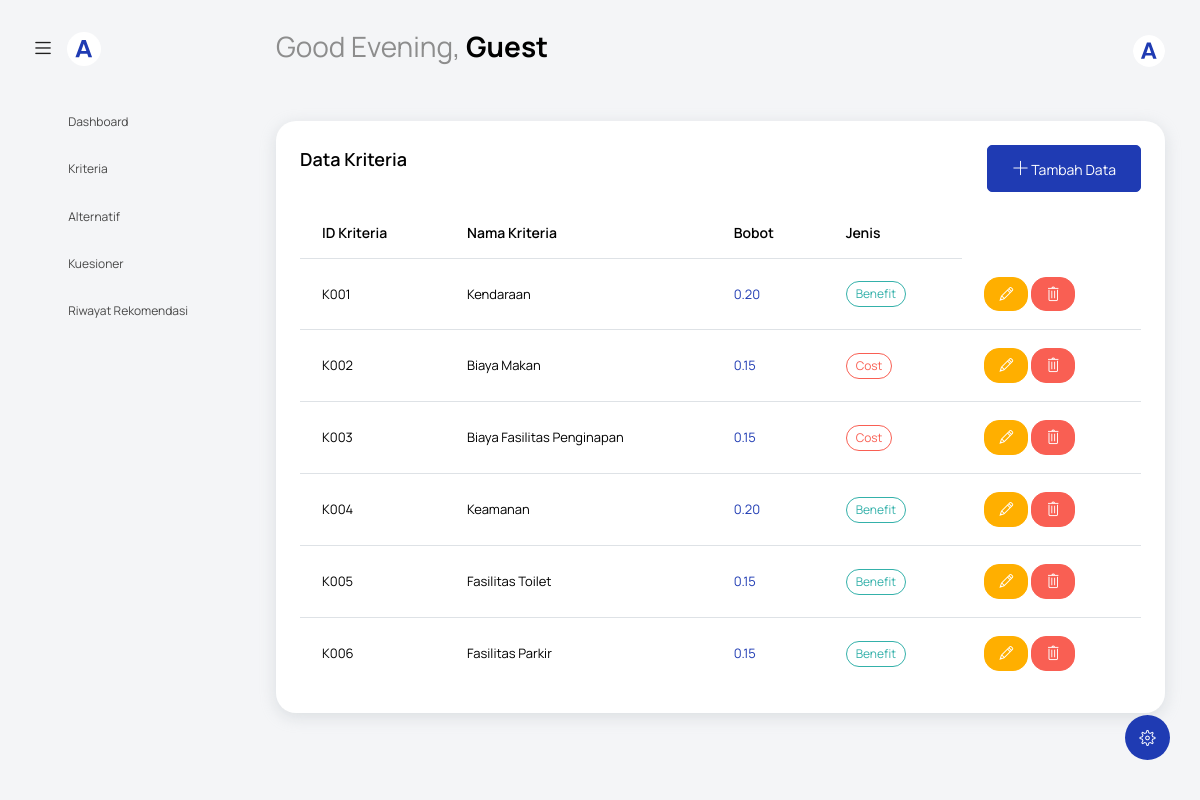
Page /kriteria.php on the committed database.
### tables this page shows
CREATE TABLE `kriteria` (
  `id_kriteria` varchar(10) NOT NULL,
  `nama` varchar(100) NOT NULL,
  `bobot` decimal(5,2) NOT NULL,
  `jenis` enum('benefit','cost') NOT NULL
);

### kriteria.php (the view, shortened to what this page needs)
<?php include('template/header.php'); ?>
<body class="with-welcome-text">
    <div class="container-scroller">
        <?php include 'template/navbar.php'; ?>
        <div class="container-fluid page-body-wrapper">
            <?php include 'template/setting_panel.php'; ?>
            <?php include 'template/sidebar.php'; ?>
            <div class="main-panel">
                <div class="content-wrapper">
                    <div class="row">
                        <div class="col-sm-12">
                            <div class="card">
                                <div class="card-body">
                                    <div class="d-flex justify-content-between align-items-center mb-3">
                                        <h4 class="card-title">Data Kriteria</h4>
                                        <button class="btn btn-primary" data-bs-toggle="modal" data-bs-target="#modalTambahKriteria">
                                            <i class="ti-plus"></i> Tambah Data
                                        </button>
                                    </div>
                                    <div class="table-responsive">
                                        <table class="table table-hover">
                                            <thead>
                                                <tr>
                                                    <th>ID Kriteria</th>
                                                    <th>Nama Kriteria</th>
                                                    <th>Bobot</th>
                                                    <th>Jenis</th>
                                                </tr>
                                            </thead>
                                            <tbody>
                                                <?php
                                                include 'koneksi.php';
                                                $query = "SELECT * FROM kriteria";
                                                $result = mysqli_query($koneksi, $query);
                                                if (mysqli_num_rows($result) > 0) {
                                                    while ($row = mysqli_fetch_assoc($result)) {
                                                        $jenis_badge = ($row['jenis'] == 'benefit') ? 'badge-success' : 'badge-danger';
                                                        echo "<tr>
                                    <td>{$row['id_kriteria']}</td>
                                    <td>{$row['nama']}</td>
                                    <td class='text-primary'>{$row['bobot']}</td>
                                    <td><label class='badge {$jenis_badge}'>" . ucfirst($row['jenis']) . "</label></td>
                                    <td>
                                      <button class='btn btn-warning btn-sm' data-bs-toggle='modal' data-bs-target='#modalEditKriteria{$row['id_kriteria']}'>
                                        <i class='ti-pencil'></i>
                                      </button>
                                      <a href='crud/hapus-kriteria.php?id={$row['id_kriteria']}' class='btn btn-danger btn-sm' onclick='return confirm(\"Yakin ingin menghapus?\")'>
                                        <i class='ti-trash'></i>
                                      </a>
                                    </td>
                                  </tr>";
                                                    }
                                                } else {
                                                    echo "<tr><td colspan='5' class='text-center'>Tidak ada data tersedia</td></tr>";
                                                }
                                                ?>
                                            </tbody>
                                        </table>
                                    </div>
                                </div>
                            </div>
                        </div>
                    </div>
                </div>
            </div>
        </div>
    </div>
</body>
</html>

### rows in the picture
kriteria: id_kriteria "K001", nama "Kendaraan", bobot "0.20", jenis "Benefit"
kriteria: id_kriteria "K002", nama "Biaya Makan", bobot "0.15", jenis "Cost"
kriteria: id_kriteria "K003", nama "Biaya Fasilitas Penginapan", bobot "0.15", jenis "Cost"
kriteria: id_kriteria "K004", nama "Keamanan", bobot "0.20", jenis "Benefit"
kriteria: id_kriteria "K005", nama "Fasilitas Toilet", bobot "0.15", jenis "Benefit"
kriteria: id_kriteria "K006", nama "Fasilitas Parkir", bobot "0.15", jenis "Benefit"

### other values in the picture
getGreeting() "Good Evening"
$username "Guest"
$item['title'] "Dashboard"
$item['title'] "Kriteria"
$item['title'] "Alternatif"
$item['title'] "Kuesioner"
$item['title'] "Riwayat Rekomendasi"
